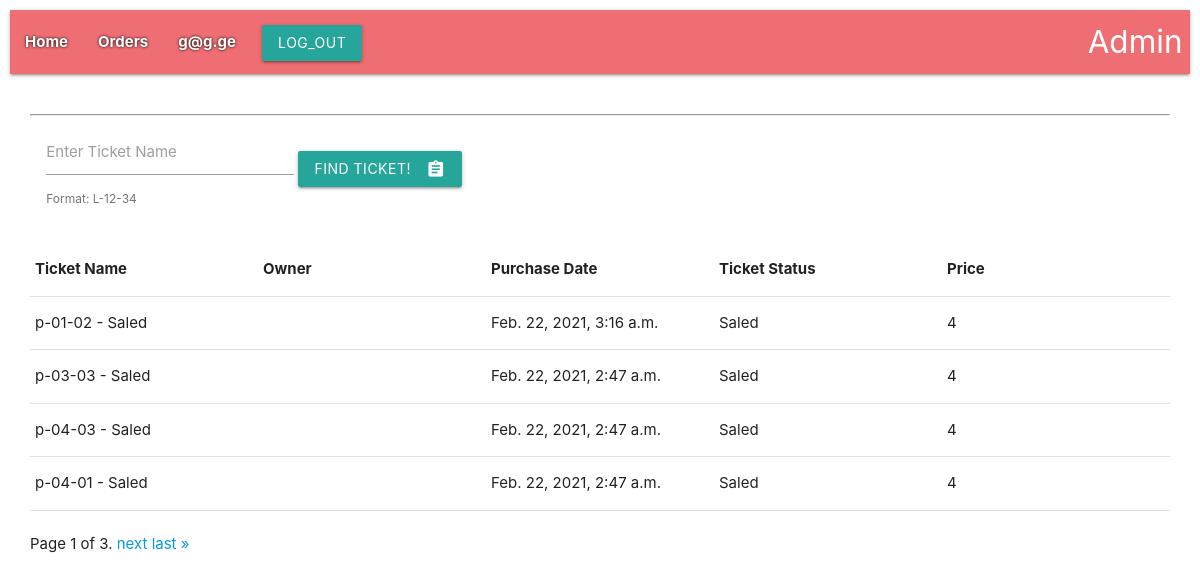
The page /orders/ (signed in) on the database as committed earlier.
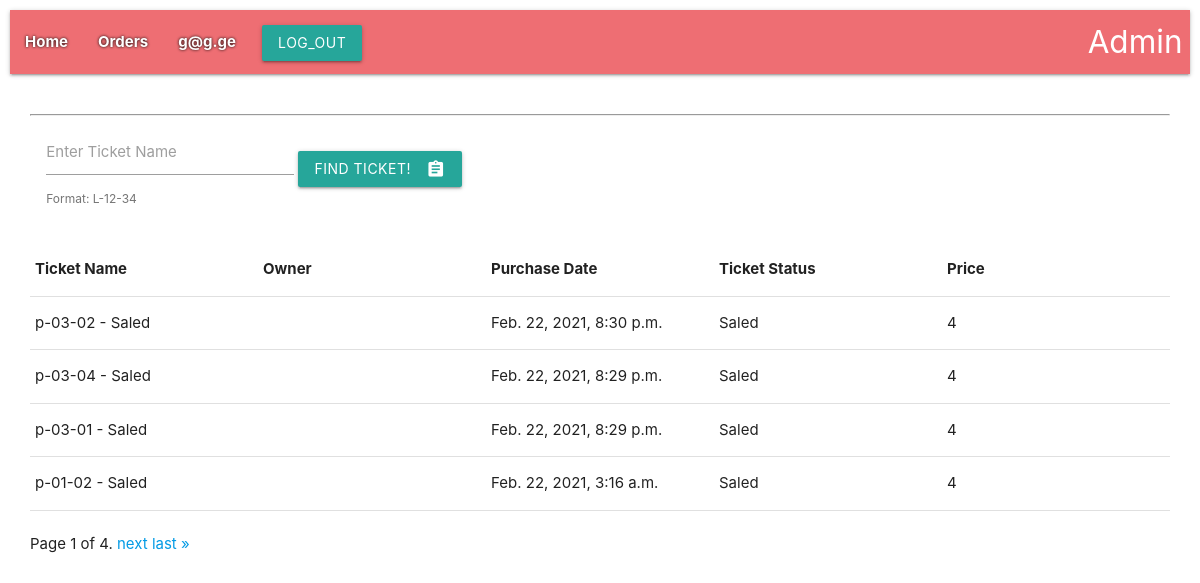
The same page on the database as committed later.
### tickets/models.py (models this page shows, shortened)
class Order(models.Model):
    ticket = models.OneToOneField(
        to='Ticket', on_delete=models.CASCADE,
        related_name='orders'
    )
    t_price = models.IntegerField(default=0)
    sale_date = models.DateTimeField(verbose_name="Sale time", auto_now_add=True)
    user = models.ForeignKey(to='user.User', on_delete=models.PROTECT, related_name='orders')
    class Meta:
        verbose_name = _('Order')
        verbose_name_plural = _('Orders')

class Ticket(models.Model):
    name = models.CharField(max_length=24, verbose_name='Name')
    start_time = models.DateTimeField(verbose_name='Start time', default=datetime(2021, 2, 3))
    end_time = models.DateTimeField(verbose_name="End time", default=datetime(2021, 2, 4))
    code = models.IntegerField(unique=True)
    price = models.IntegerField(default=12)
    class StatusType(TextChoices):
        FREE = 'Free', _("Free")
        SALED = 'Saled', _("Saled")
    status = models.CharField(max_length=5, choices=StatusType.choices, default=StatusType.FREE)
    def __str__(self):
        return f'{self.name} - {self.status}'
    class Meta:
        verbose_name = _('Ticket')
        verbose_name_plural = _('Tickets')

### tickets/views.py (the view)
# urls.py: path('orders/', lr(order), name='order'),
def order(request: WSGIRequest):
    order_q = Q()
    q1 = request.GET.get('name')
    if q1:
        order_q &= Q(ticket__name__icontains=q1)
    order_list = Order.objects.filter(order_q).order_by('-pk')
    paginator = Paginator(order_list, 4)  # Show 12 contacts per page.
    page_number = request.GET.get('page')
    page_obj = paginator.get_page(page_number)
    context = {
        'page_obj': page_obj,
    }
    return render(request=request, template_name='tickets/orders.html', context=context)

### templates/tickets/orders.html (shortened to what this page needs)
{% extends 'base.html' %}
{% block content %}
<div class="row">
</div>
<div style="padding:0 20px">
    <div class="row">
        <form class="col s12 m5 l5" action="." method="get">
            <div class="row">
                <div class="col s12">
                    <div class="input-field inline">
                        <input id="search_ticket" type="text" name="name" value="{{ request.GET.name }}">
                        <label for="search_ticket">Enter Ticket Name</label>
                        <span class="helper-text" data-error="wrong" data-success="right">Format: L-12-34</span>
                    </div>
                    <button class="btn waves-effect waves-light" type="submit" name="action">Find Ticket!
                        <i class="material-icons right">assignment</i>
                    </button>
                </div>
            </div>
        </form>
        <hr>
        <table>
            <thead>
            <tr>
                <th style="width: 20%">Ticket Name</th>
                <th style="width: 20%">Owner</th>
                <th style="width: 20%">Purchase Date</th>
                <th style="width: 20%">Ticket Status</th>
                <th style="width: 20%">Price</th>
            </tr>
            </thead>
        </table>
        {% for ticket in page_obj %}
        <table>
            <tbody>
            <tr>
                <td style="width: 20%">{{ ticket.ticket }}</td>
                <td style="width: 20%">{{ ticket.ticket.user }}</td>
                <td style="width: 20%">{{ ticket.sale_date }}</td>
                <td style="width: 20%">{{ ticket.ticket.status }}</td>
                <td style="width: 20%">{{ ticket.t_price }}</td>
            </tr>
            </tbody>
        </table>
        {% endfor %}
<br>
        <div class="pagination">
    <span class="step-links">
        <span class="current">
            Page {{ page_obj.number }} of {{ page_obj.paginator.num_pages }}.
        </span>
        {% if page_obj.has_next %}
            <a href="?page={{ page_obj.next_page_number }}&name={{ request.GET.name }}">next</a>
            <a href="?page={{ page_obj.paginator.num_pages }}&name={{ request.GET.name }}">last &raquo;</a>
        {% endif %}
    </span>
        </div>
    </div>
</div>
{% endblock %}

Rows that differ between the two databases and show on the page:
no longer on this page (row unchanged): Order: ticket "p-03-03 - Saled", sale_date "Feb. 22, 2021, 2:47 a.m.", ticket.status "Saled", t_price "4"
no longer on this page (row unchanged): Order: ticket "p-04-03 - Saled", sale_date "Feb. 22, 2021, 2:47 a.m.", ticket.status "Saled", t_price "4"
no longer on this page (row unchanged): Order: ticket "p-04-01 - Saled", sale_date "Feb. 22, 2021, 2:47 a.m.", ticket.status "Saled", t_price "4"
added Order: ticket "p-03-02 - Saled", sale_date "Feb. 22, 2021, 8:30 p.m.", ticket.status "Saled", t_price "4"
added Order: ticket "p-03-04 - Saled", sale_date "Feb. 22, 2021, 8:29 p.m.", ticket.status "Saled", t_price "4"
added Order: ticket "p-03-01 - Saled", sale_date "Feb. 22, 2021, 8:29 p.m.", ticket.status "Saled", t_price "4"
Other text that changed with them:
{{ page_obj.paginator.num_pages }}: "3" → "4"
